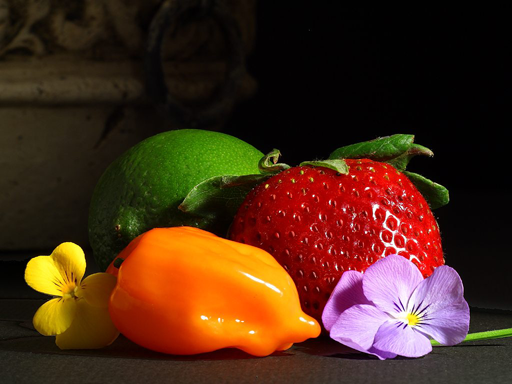
//> input picture image/fruit.png, 512 x 384 px
$ ./affine1_cpp   (built with g++ and OpenCV 4)
//> lines starting //> are read from the running program, lines starting //| are printed output that depends on the picture
#include <cv.h>
#include <highgui.h>

using namespace cv;

int
main(int argc, char **argv)
{
  // (1)load a specified file as a 3-channel color image
  const char *imagename = argc > 1 ? argv[1] : "fruit.png";
  Mat src_img = imread(imagename);
//> src_img is the input picture: 384 rows x 512 cols, CV_8UC3; mean B, G, R 23.6, 42.8, 75.1
  if(!src_img.data)
    return -1;

  // (2)setting three points before and after transformation,
  //    an affine transformation matrix was calculated by getAffineTransform
  const Point2f src_pt[] = { Point2f(200.0, 200.0), Point2f(250.0, 200.0), Point2f(200.0, 100.0) };
  const Point2f dst_pt[] = { Point2f(300.0, 100.0), Point2f(300.0, 50.0), Point2f(200.0, 100.0) };
  const Mat affine_matrix = getAffineTransform(src_pt, dst_pt);

  // (3)rotate the image by warpAffine taking the affine matrix
  Mat dst_img;
  warpAffine(src_img, dst_img, affine_matrix, src_img.size());
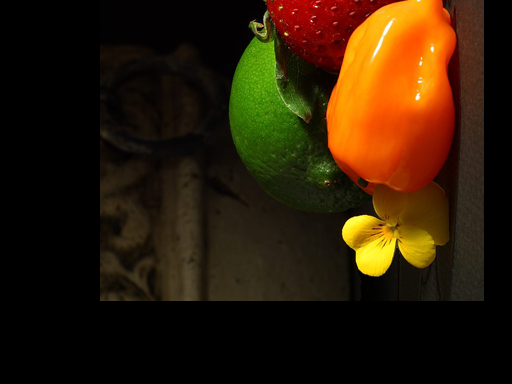
//> dst_img: 384 rows x 512 cols, CV_8UC3; mean B, G, R 6.4, 27.6, 45.2

  // (4)show source and destination image with two triangles representing the transformation
  line(src_img, src_pt[0], src_pt[1], Scalar(255,255,0), 2);
  line(src_img, src_pt[1], src_pt[2], Scalar(255,255,0), 2);
  line(src_img, src_pt[2], src_pt[0], Scalar(255,255,0), 2);
  line(src_img, dst_pt[0], dst_pt[1], Scalar(255,0,255), 2);
  line(src_img, dst_pt[1], dst_pt[2], Scalar(255,0,255), 2);
  line(src_img, dst_pt[2], dst_pt[0], Scalar(255,0,255), 2);
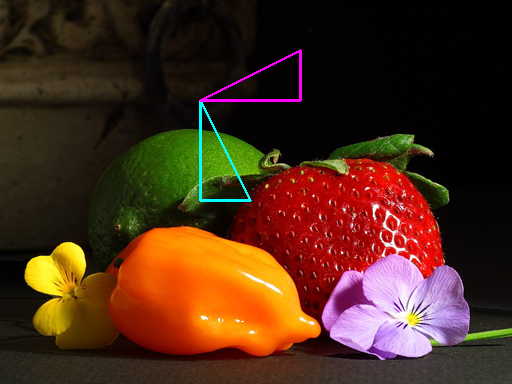
//> src_img: 384 rows x 512 cols, CV_8UC3; mean B, G, R 25.3, 43.4, 75.8

  namedWindow("src", CV_WINDOW_AUTOSIZE);
  namedWindow("dst", CV_WINDOW_AUTOSIZE);
  imshow("src", src_img);
  imshow("dst", dst_img);
  waitKey(0);

  return 0;
}
